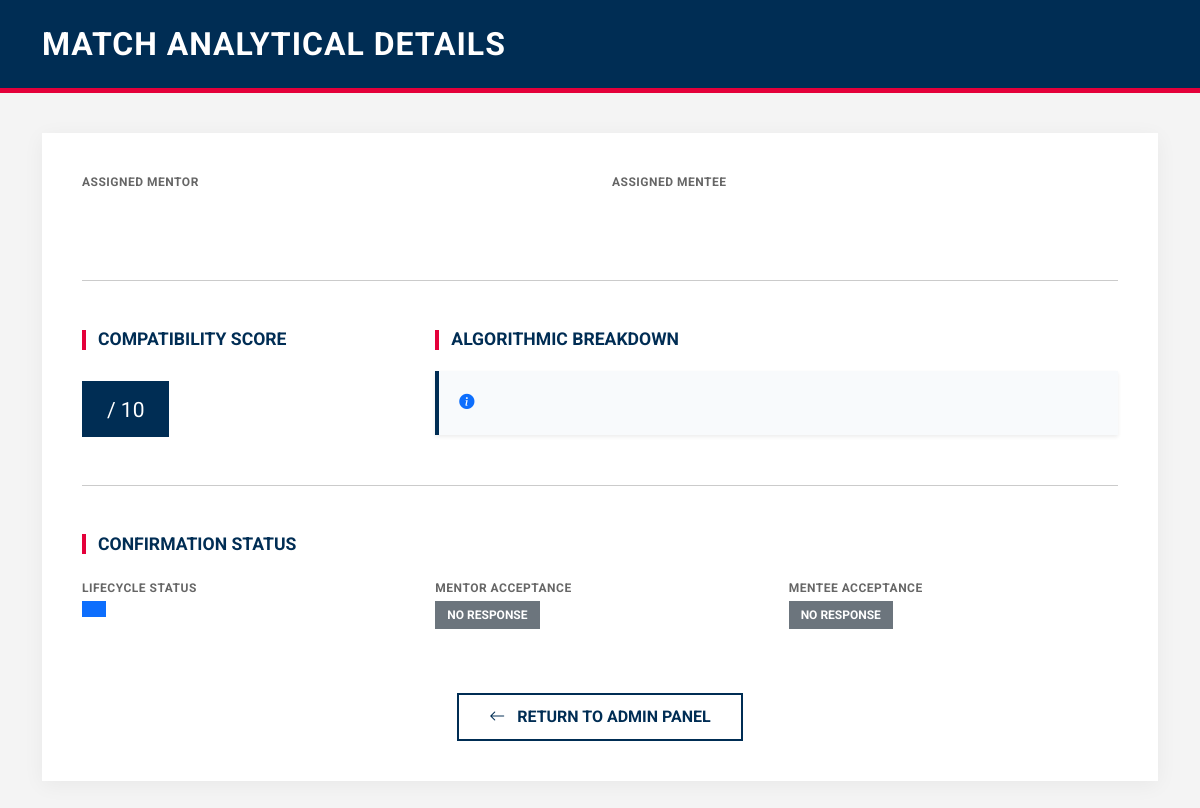
Before: /match_details/2936 with the older database file.
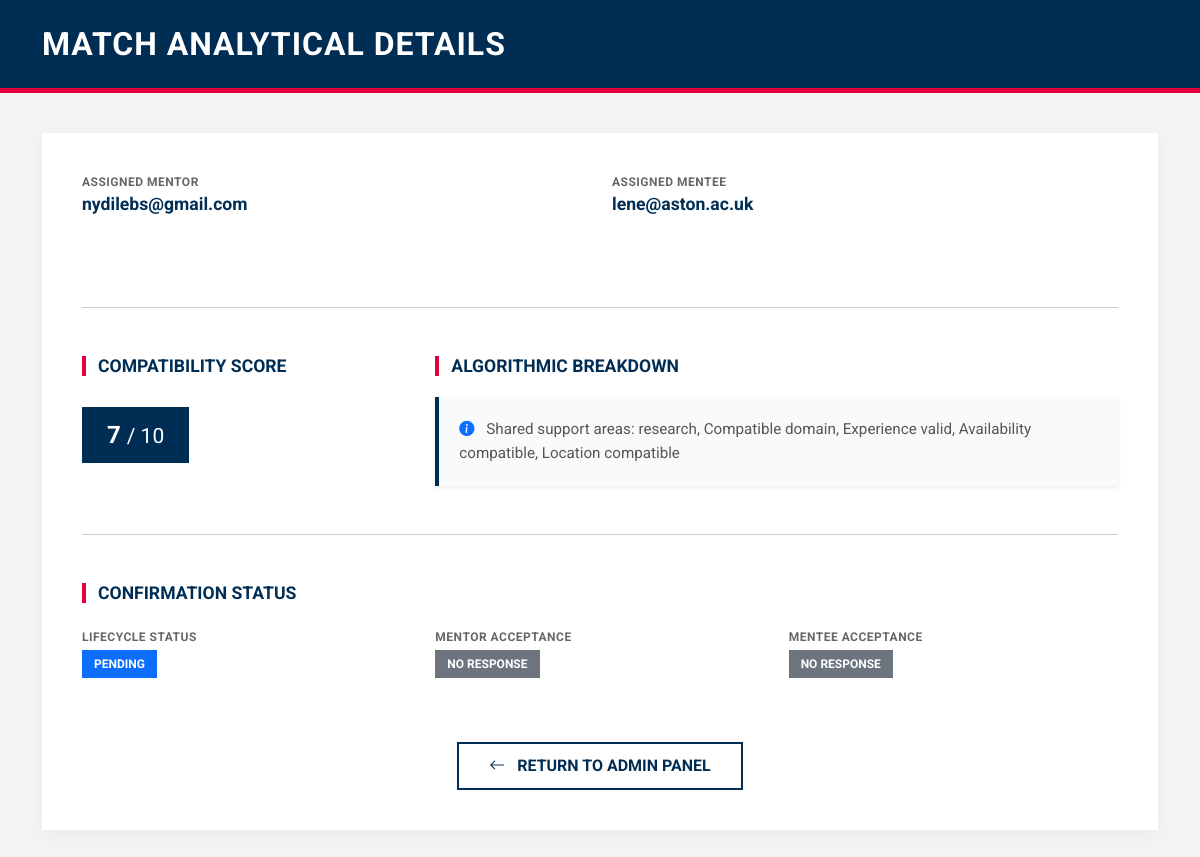
After: the same page with the newer database file.
### tables this page shows
CREATE TABLE users (
    id INTEGER PRIMARY KEY AUTOINCREMENT,
    email TEXT UNIQUE,
    password TEXT,
    role TEXT,
    level TEXT,
    experience TEXT,
    domain TEXT,
    availability TEXT,
    location TEXT,
    status TEXT
, verification_code TEXT, is_verified INTEGER DEFAULT 0, reset_code TEXT);

CREATE TABLE matches (
    id INTEGER PRIMARY KEY AUTOINCREMENT,
    mentor_id INTEGER,
    mentee_id INTEGER,
    score INTEGER,
    reason TEXT,
    status TEXT DEFAULT 'pending',
    mentor_response TEXT DEFAULT 'pending',
    mentee_response TEXT DEFAULT 'pending'
, created_at TEXT);

### app.py (the view)
@app.route("/match_details/<int:match_id>")
def match_details(match_id):
    conn = get_db()
    match = conn.execute("""
        SELECT m.*,
               u1.email AS mentor_email, u1.domain AS mentor_domain, u1.experience AS mentor_exp,
               u2.email AS mentee_email, u2.domain AS mentee_domain, u2.level AS mentee_level,
               q1.help_areas AS mentor_help, q2.help_areas AS mentee_help
        FROM matches m
        JOIN users u1 ON m.mentor_id = u1.id
        JOIN users u2 ON m.mentee_id = u2.id
        LEFT JOIN questionnaires q1 ON m.mentor_id = q1.user_id
        LEFT JOIN questionnaires q2 ON m.mentee_id = q2.user_id
        WHERE m.id=?
    """, (match_id,)).fetchone()
    conn.close()
    return render_template("match_details.html", match=match)

### app.py (called while the page is built)
def get_db():
    conn = sqlite3.connect("database.db", timeout=30)
    conn.row_factory = sqlite3.Row
    return conn

### templates/match_details.html (shortened to what this page needs)
<!DOCTYPE html>
<html lang="en">
<head>
    <link href="https://cdn.jsdelivr.net/npm/bootstrap@5.3.2/dist/css/bootstrap.min.css" rel="stylesheet">
    <link rel="stylesheet" href="https://cdn.jsdelivr.net/npm/bootstrap-icons@1.11.3/font/bootstrap-icons.min.css">
</head>
<body>
<header class="admin-header">
    <div class="container">
        <h2>Match Analytical Details</h2>
    </div>
</header>
<div class="container">
    <div class="details-card">
        <div class="row mb-5">
            <div class="col-md-6 info-group">
                <span class="info-label">Assigned Mentor</span>
                <p class="info-value">{{ match.mentor_email }}</p>
            </div>
            <div class="col-md-6 info-group">
                <span class="info-label">Assigned Mentee</span>
                <p class="info-value">{{ match.mentee_email }}</p>
            </div>
        </div>
        <hr class="mb-5">
        <div class="row mb-5">
            <div class="col-md-4">
                <h4 class="section-title">Compatibility Score</h4>
                <div class="score-display">
                    {{ match.score }} <small class="fw-normal">/ 10</small>
                </div>
            </div>
            <div class="col-md-8">
                <h4 class="section-title">Algorithmic Breakdown</h4>
                <div class="reason-box shadow-sm">
                    <i class="bi bi-info-circle-fill me-2 text-primary"></i>
                    {{ match.reason }}
                </div>
            </div>
        </div>
        <hr class="mb-5">
    <h4 class="section-title">Confirmation Status</h4>
    <div class="row mt-4">
        <div class="col-md-4 mb-3">
            <span class="info-label">Lifecycle Status</span>
            {% if match.status == "expired" %}
                <span class="badge status-badge bg-danger mt-1">Expired</span>
            {% elif match.status == "approved" %}
                <span class="badge status-badge bg-warning text-dark mt-1">
                    Awaiting Responses
                </span>
            {% elif match.status == "final" %}
                <span class="badge status-badge bg-success mt-1">
                    Confirmed
                </span>
            {% elif match.status == "declined" %}
                <span class="badge status-badge bg-secondary mt-1">
                    Declined
                </span>
            {% else %}
                <span class="badge status-badge bg-primary mt-1">
                    {{ match.status }}
                </span>
            {% endif %}
        </div>
        <div class="col-md-4 mb-3">
            <span class="info-label">Mentor Acceptance</span>
            {% if match.mentor_response == "accepted" %}
                <span class="badge status-badge bg-success mt-1">Accepted</span>
            {% elif match.mentor_response == "declined" %}
                <span class="badge status-badge bg-danger mt-1">Declined</span>
            {% else %}
                <span class="badge status-badge bg-secondary mt-1">
                    No Response
                </span>
            {% endif %}
        </div>
        <div class="col-md-4 mb-3">
            <span class="info-label">Mentee Acceptance</span>
            {% if match.mentee_response == "accepted" %}
                <span class="badge status-badge bg-success mt-1">Accepted</span>
            {% elif match.mentee_response == "declined" %}
                <span class="badge status-badge bg-danger mt-1">Declined</span>
            {% else %}
                <span class="badge status-badge bg-secondary mt-1">
                    No Response
                </span>
            {% endif %}
        </div>
    </div>
        <div class="text-center mt-5">
            <a href="/admin" class="btn btn-aston-outline">
                <i class="bi bi-arrow-left me-2"></i> Return to Admin Panel
            </a>
        </div>
    </div>
</div>
</body>
</html>

Changed rows visible on the page:
now on this page (row unchanged): users: mentor_email "nydilebs@gmail.com"
added users: mentee_email "lene@aston.ac.uk"
added matches: score "7", reason "Shared support areas: research, Compatible domain, Experience valid, Availability compatible, Location compatible", status "PENDING"
